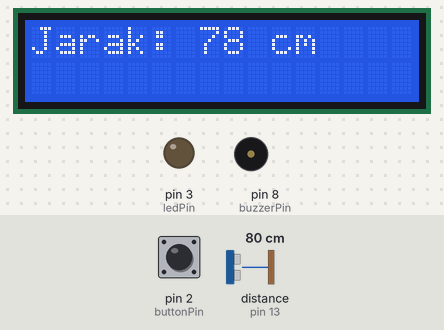
This sketch was run on a simulated Arduino Uno, built with avr-gcc and run on an emulated ATmega328P. On the bench: 16×2 character LCD, output pins drawn as LEDs (lit = HIGH), buzzer (waves = sounding). Wiring (inferred from the names in the program): ultrasonic range finder: trigger pin 12; echo pin 13. The inputs (shaded band) are chosen by the test bench; at power-on: pin 2 (buttonPin) HIGH, distance to the obstacle (sensor on pin 13) 80 cm. The echo pulse lasts 58.3 µs per cm; pins used as bus, display or sensor lines are not drawn; what the sketch prints to the serial monitor is not drawn.

Above: at 3.2 s.
3.3 s: pin 2 (buttonPin) pulled LOW for 0.15 s
At 4.1 s:
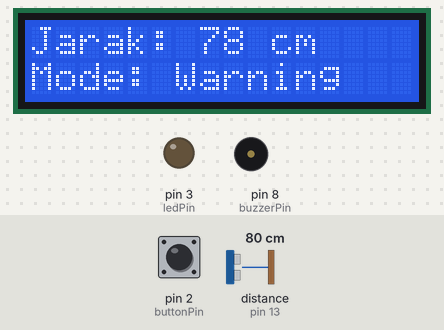
6.4 s: distance to the obstacle (sensor on pin 13) set to 23 cm
At 7.1 s:
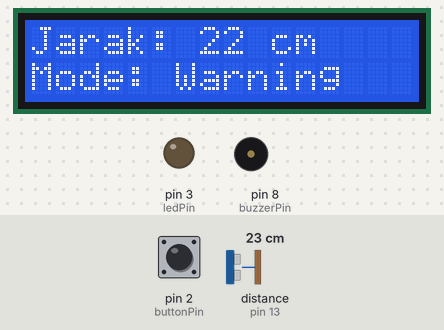
7.9 s: distance to the obstacle (sensor on pin 13) set to 19 cm
At 9.1 s:
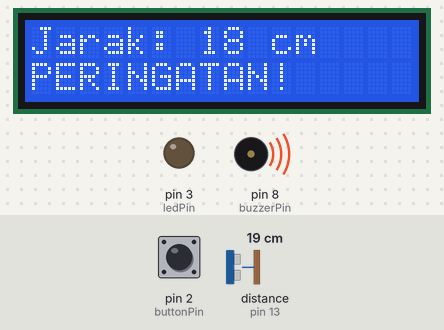
9.5 s: pin 2 (buttonPin) pulled LOW for 1 s
At 10.7 s:
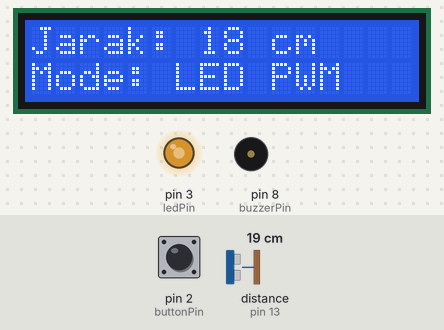
13.5 s: distance to the obstacle (sensor on pin 13) set to 250 cm
At 14.9 s:
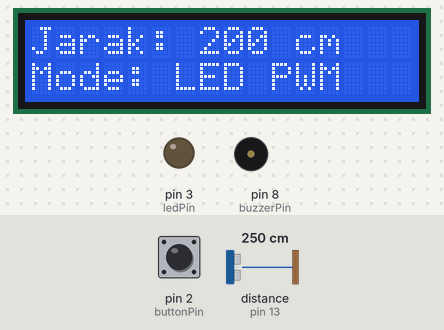
16.5 s: pin 2 (buttonPin) pulled LOW for 0.15 s
At 16.93 s:
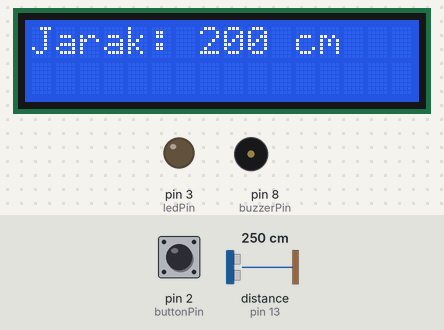
Timing chart, 0 to 19.3 s (numbered marks = the images above; inputs shaded):
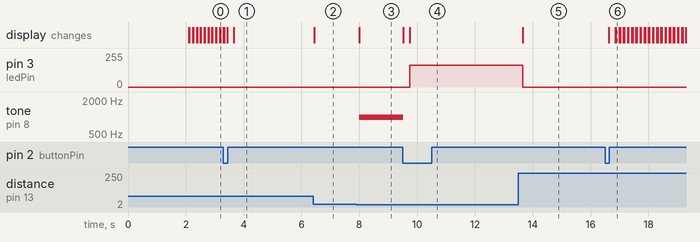

Measured:
- the behaviour switches between 21 and 20 cm on distance to the obstacle (sensor on pin 13) (found by bisection; images 2 and 3)
- after the input at 3.3 s, the display: first differs from a run without the input after 0.13 s (image 1 shows a later state)
- after the input at 6.4 s, the display: changes after 0.05 s (image 2)
- after the input at 7.9 s, tone on pin 8 (buzzerPin): silent → 1000 Hz after 0.09 s; the display: changes after 0.11 s (image 3)
- after the input at 9.5 s, pin 3 (ledPin): 0/255 → 164/255 after 0.25 s; tone on pin 8 (buzzerPin): 1000 Hz → silent at once; the display: first changes at once (image 4 shows a later state)
- after the input at 13.5 s, pin 3 (ledPin): 164/255 → 0/255 after 0.15 s; the display: changes after 0.15 s (image 5)
- after the input at 16.5 s, the display: first changes after 0.14 s (image 6 shows a later state)

The sketch:

ping_push-led-serial-lcd-buzzer.ino
```cpp
#include <LiquidCrystal_I2C.h>

// Pin definitions
const int buttonPin = 2;
const int ledPin = 3;
const int trigPin = 12;
const int echoPin = 13;
const int buzzerPin = 8;

// Constants
const int DISTANCE_THRESHOLD = 20; // Batas jarak dalam cm
const int MAX_DISTANCE = 200;

// Variables
int buttonState = 0;
int lastButtonState = 0;
int caseNumber = 1;
long duration;
int distance;

// Initialize LCD
LiquidCrystal_I2C lcd(0x27, 16, 2);

void setup() {
  // Initialize pins
  pinMode(buttonPin, INPUT_PULLUP);
  pinMode(ledPin, OUTPUT);
  pinMode(trigPin, OUTPUT);
  pinMode(echoPin, INPUT);
  pinMode(buzzerPin, OUTPUT);

  // Initialize Serial dan LCD
  Serial.begin(9600);
  lcd.init();
  lcd.backlight();

  // Tampilkan pesan awal
  lcd.setCursor(0, 0);
  lcd.print("PING Sensor");
  lcd.setCursor(0, 1);
  lcd.print("Case 1 Active");
  delay(2000);
  lcd.clear();
}

int measureDistance() {
  // Clear trigPin
  digitalWrite(trigPin, LOW);
  delayMicroseconds(2);

  // Trigger PING sensor
  digitalWrite(trigPin, HIGH);
  delayMicroseconds(10);
  digitalWrite(trigPin, LOW);

  // Baca durasi
  duration = pulseIn(echoPin, HIGH);

  // Hitung jarak dalam cm
  distance = duration * 0.034 / 2;

  // Batasi jarak maksimum
  if (distance > MAX_DISTANCE || distance < 0) {
    distance = MAX_DISTANCE;
  }

  return distance;
}

void displayDistance(int distance) {
  // Tampilkan di LCD
  lcd.clear();
  lcd.setCursor(0, 0);
  lcd.print("Jarak: ");
  lcd.print(distance);
  lcd.print(" cm");

  // Tampilkan di Serial Monitor
  Serial.print("Jarak: ");
  Serial.print(distance);
  Serial.println(" cm");
}

void case1() {
  // Kasus 1: Pembacaan dasar PING
  lcd.setCursor(0, 1);
  lcd.print("Mode: Kasus 1");
  int dist = measureDistance();
  displayDistance(dist);
  delay(100);
}

void case2() {
  // Kasus 2: PING dengan peringatan
  int dist = measureDistance();
  displayDistance(dist);

  if (dist < DISTANCE_THRESHOLD) {
    // Aktifkan buzzer
    tone(buzzerPin, 1000);
    // Tampilkan peringatan
    Serial.println("PERINGATAN: Objek terlalu dekat!");
    lcd.setCursor(0, 1);
    lcd.print("PERINGATAN!");
  } else {
    noTone(buzzerPin);
    lcd.setCursor(0, 1);
    lcd.print("Mode: Warning");
  }
  delay(100);
}

void case3() {
  // Kasus 3: PING dengan LED PWM
  int dist = measureDistance();
  displayDistance(dist);
  lcd.setCursor(0, 1);
  lcd.print("Mode: LED PWM");

  // LED mati jika jarak > 50cm
  if (dist > 50) {
    analogWrite(ledPin, 0);
    Serial.println("LED: OFF (>50cm)");
  } else {
    // Atur brightness LED berdasarkan jarak untuk 0-50cm
    int brightness = map(dist, 0, 50, 255, 0);
    analogWrite(ledPin, brightness);
  }

  delay(100);
}

void loop() {
  // Baca status tombol
  buttonState = digitalRead(buttonPin);

  // Cek jika tombol ditekan
  if (buttonState == LOW && lastButtonState == HIGH) {
    // Increment nomor kasus
    caseNumber++;
    if (caseNumber > 3) caseNumber = 1;

    // Reset output
    noTone(buzzerPin);
    analogWrite(ledPin, 0);
    lcd.clear();

    // Tampilkan pergantian kasus
    Serial.print("Beralih ke Kasus ");
    Serial.println(caseNumber);
    delay(200); // Debounce delay
  }

  // Jalankan kasus yang aktif
  switch (caseNumber) {
    case 1:
      case1();
      break;
    case 2:
      case2();
      break;
    case 3:
      case3();
      break;
  }

  // Simpan status tombol
  lastButtonState = buttonState;
}
```
